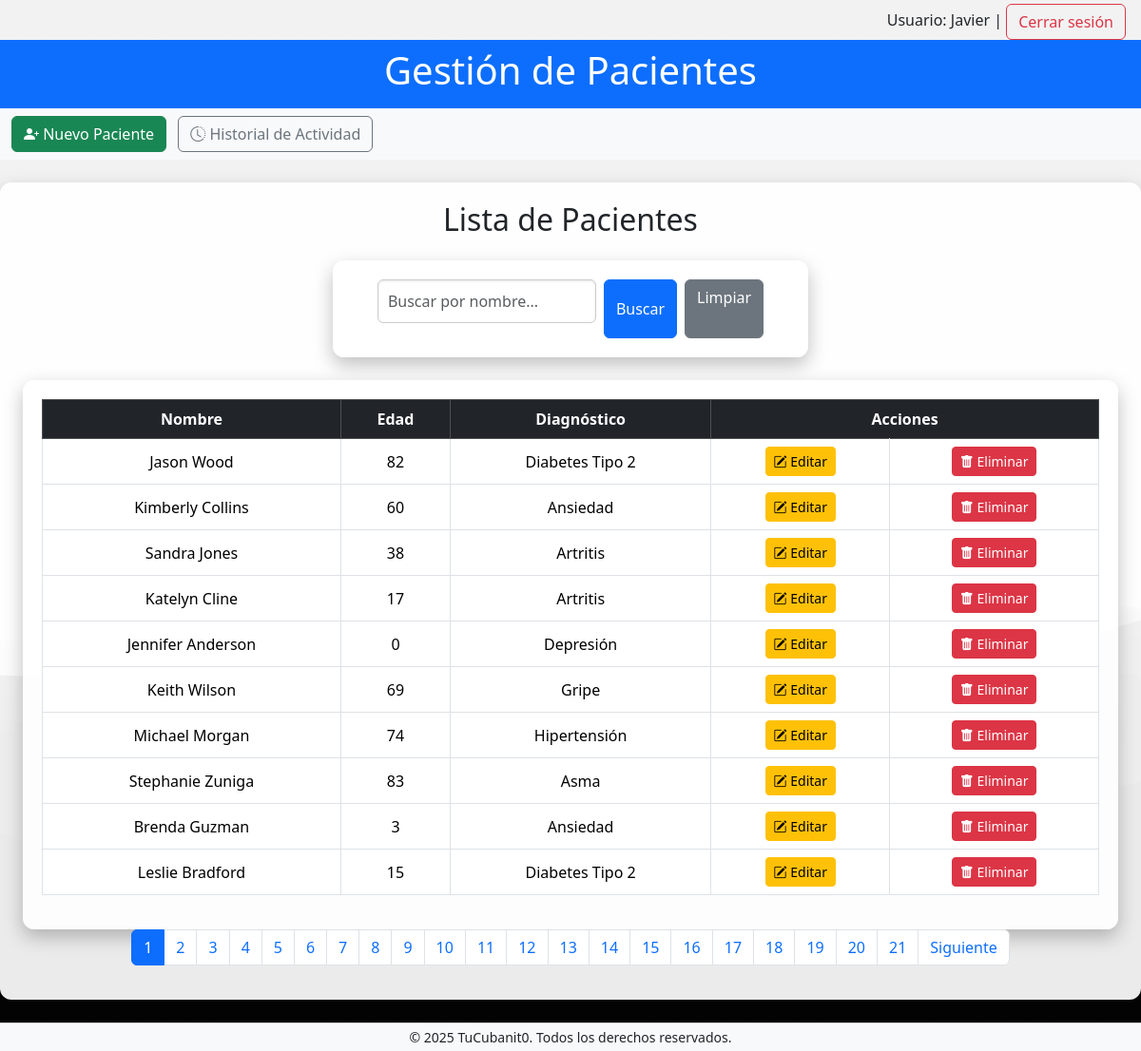
/ (signed in), run on the app's committed database.
### tables this page shows
CREATE TABLE Pacientes (
                id INTEGER PRIMARY KEY AUTOINCREMENT,
                nombre TEXT NOT NULL,
                edad INTEGER NOT NULL,
                diagnostico TEXT NOT NULL
            );

### app.py (the view)
@app.route('/')
def index():
    try:
        por_pagina = 10
        pagina = int(request.args.get('pagina', 1))
        offset = (pagina - 1) * por_pagina
        busqueda = request.args.get('buscar', '').strip()
        if busqueda:
            pacientes = db.buscar_pacientes_por_nombre(busqueda, limit=por_pagina, offset=offset)
            total_pacientes = db.contar_pacientes_busqueda(busqueda)
        else:
            pacientes = db.obtener_pacientes(limit=por_pagina, offset=offset)
            total_pacientes = db.contar_pacientes()
        total_paginas = (total_pacientes + por_pagina - 1) // por_pagina
        return render_template('index.html', pacientes=pacientes, pagina=pagina, total_paginas=total_paginas)
    except Exception as e:
        logger.error(f"Error al obtener pacientes: {e}")
        return render_template('error.html', message="No se pudo obtener la lista de pacientes.")

### app.py (called while the page is built)
@app.before_request
def requerir_login():
    rutas_abiertas = ['login', 'registro_usuario', 'static']
    if not session.get('usuario') and not any(r in request.endpoint for r in rutas_abiertas):
        return redirect(url_for('login'))

@app.context_processor
def inject_current_year():
    return {'current_year': datetime.now().year}

### db.py (called while the page is built)
def obtener_conexion():
    return sqlite3.connect(DATABASE_PATH)

def handle_db_error(func):
    def wrapper(*args, **kwargs):
        try:
            return func(*args, **kwargs)
        except sqlite3.Error as e:
            print(f"Database error in {func.__name__}: {e}")
            return None
    return wrapper

@handle_db_error
def obtener_pacientes(limit=10, offset=0):
    conn = obtener_conexion()
    conn.row_factory = sqlite3.Row
    cursor = conn.cursor()
    cursor.execute("SELECT * FROM Pacientes LIMIT ? OFFSET ?", (limit, offset))
    pacientes = cursor.fetchall()
    conn.close()
    return pacientes

@handle_db_error
def contar_pacientes():
    conn = obtener_conexion()
    cursor = conn.cursor()
    cursor.execute("SELECT COUNT(*) FROM Pacientes")
    total = cursor.fetchone()[0]
    conn.close()
    return total

### templates/index.html (shortened to what this page needs)
{% extends 'base.html' %}
{% block content %}
<section class="container-fluid">
    <h2 class="mb-4 text-center">Lista de Pacientes</h2>
    <form method="GET" action="{{ url_for('index') }}" class="mb-4 d-flex justify-content-center">
        <input type="text" name="buscar" placeholder="Buscar por nombre..." class="form-control w-50 me-2"
            value="{{ request.args.get('buscar', '') }}">
        <button type="submit" class="btn btn-primary">Buscar</button>
        <a href="{{ url_for('index') }}" class="btn btn-secondary ms-2">Limpiar</a>
    </form>
    <div class="table-responsive">
        <table class="table table-bordered table-hover align-middle text-center">
            <thead class="table-dark">
                <tr>
                    <th>Nombre</th>
                    <th>Edad</th>
                    <th>Diagnóstico</th>
                    <th colspan="2">Acciones</th>
                </tr>
            </thead>
            <tbody>
                {% for paciente in pacientes %}
                <tr>
                    <td>{{ paciente[1] }}</td>
                    <td>{{ paciente[2] }}</td>
                    <td>{{ paciente[3] }}</td>
                    <td>
                        <a href="{{ url_for('editar_paciente', id=paciente[0]) }}" class="btn btn-warning btn-sm">
                            <i class="bi bi-pencil-square"></i> Editar
                        </a>
                    </td>
                    <td>
                        <a href="{{ url_for('eliminar_paciente', id=paciente[0]) }}" class="btn btn-danger btn-sm"
                            onclick="return confirm('¿Estás seguro que deseas eliminar este paciente?');">
                            <i class="bi bi-trash-fill"></i> Eliminar
                        </a>
                    </td>
                </tr>
                {% else %}
                <tr>
                    <td colspan="5">No hay pacientes registrados.</td>
                </tr>
                {% endfor %}
            </tbody>
        </table>
    </div>
    <nav aria-label="Paginación de pacientes">
        <ul class="pagination justify-content-center">
            {% for p in range(1, total_paginas + 1) %}
            <li class="page-item {% if p == pagina %}active{% endif %}">
                <a class="page-link" href="{{ url_for('index', pagina=p) }}">{{ p }}</a>
            </li>
            {% endfor %}
            {% if pagina < total_paginas %} <li class="page-item">
                <a class="page-link" href="{{ url_for('index', pagina=pagina+1) }}">Siguiente</a>
                </li>
                {% endif %}
        </ul>
    </nav>
</section>
{% endblock %}

### templates/base.html (shortened to what this page needs)
<!DOCTYPE html>
<html lang="es">
<head>
    <link rel="stylesheet" href="{{ url_for('static', filename='css/style.css') }}">
    <link href="https://cdn.jsdelivr.net/npm/bootstrap@5.3.5/dist/css/bootstrap.min.css" rel="stylesheet">
    <link href="https://cdn.jsdelivr.net/npm/bootstrap-icons@1.10.5/font/bootstrap-icons.css" rel="stylesheet">
</head>
<body class="bg-light d-flex flex-column min-vh-100">
    {% if session.usuario %}
<div class="text-end pe-3 pt-1">
    <span>Usuario: {{ session.usuario }}</span> |
    <a href={{ url_for('logout') }} class="btn btn-outline-danger">Cerrar sesión</a>
</div>
{% endif %}
    <header class="bg-primary text-white text-center py-2">
        <h1>Gestión de Pacientes</h1>
    </header>
    <nav class="navbar navbar-expand-lg navbar-light bg-light">
        <div class="container-fluid d-flex justify-content-between">
            <div>
                <a href="{{ url_for('nuevo_paciente') }}" class="btn btn-success me-2">
                    <i class="bi bi-person-plus-fill"></i> Nuevo Paciente
                </a>
                <a href="{{ url_for('ver_logs') }}" class="btn btn-outline-secondary">
                    <i class="bi bi-clock-history"></i> Historial de Actividad
                </a>
            </div>
        </div>
    </nav>
    <main class="container-fluid my-4 flex-grow-1">
        {% block content %}{% endblock %}
    </main>
    <footer class="bg-light text-center py-1 mt-auto">
        <p class="mb-0">&copy; {{ current_year }} TuCubanit0. Todos los derechos reservados.</p>
    </footer>

### static/css/style.css (style rules this page uses)
body { background-image: url('711093.jpg'); background-size: cover; background-repeat: no-repeat; background-attachment: fixed; background-position: center; margin: 0; font-family: 'Segoe UI', Tahoma, Geneva, Verdana, sans-serif; color: #333; }
main, .table-responsive, form, .card { background-color: rgba(255, 255, 255, 0.92); padding: 20px; border-radius: 12px; box-shadow: 0 8px 20px rgba(0, 0, 0, 0.25); animation: fadeIn 0.7s ease-in-out; }
form { max-width: 500px; margin: auto; }
input[type="text"], input[type="password"], input[type="number"], input[type="search"], textarea, select { width: 100%; padding: 10px; margin-bottom: 16px; border-radius: 6px; border: 1px solid #ccc; font-size: 16px; box-shadow: inset 0 1px 3px rgba(0,0,0,0.1); }
button, .btn { padding: 10px 18px; font-weight: bold; border-radius: 6px; transition: all 0.3s ease; }
.table th, .table td { vertical-align: middle !important; text-align: center; }
.table thead { background-color: #343a40; color: white; }
footer { background-color: rgba(255, 255, 255, 0.7); text-align: center; padding: 10px; margin-top: 30px; border-top: 1px solid #ccc; font-size: 14px; }

### data on the page
Pacientes: nombre "Jason Wood", edad "82", diagnostico "Diabetes Tipo 2"
Pacientes: nombre "Kimberly Collins", edad "60", diagnostico "Ansiedad"
Pacientes: nombre "Sandra Jones", edad "38", diagnostico "Artritis"
Pacientes: nombre "Katelyn Cline", edad "17", diagnostico "Artritis"
Pacientes: nombre "Jennifer Anderson", edad "0", diagnostico "Depresión"
Pacientes: nombre "Keith Wilson", edad "69", diagnostico "Gripe"
Pacientes: nombre "Michael Morgan", edad "74", diagnostico "Hipertensión"
Pacientes: nombre "Stephanie Zuniga", edad "83", diagnostico "Asma"
Pacientes: nombre "Brenda Guzman", edad "3", diagnostico "Ansiedad"
Pacientes: nombre "Leslie Bradford", edad "15", diagnostico "Diabetes Tipo 2"

### other printed values
{{ session.usuario }} "Javier"
{{ p }} "1" "2" "3" "4" "5" "6" "7" "8" "9" "10" "11" "12" "13" "14" "15" "16" "17" "18" "19" "20" "21"
